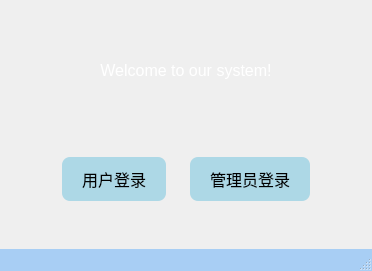
<?xml version="1.0" encoding="UTF-8"?>
<ui version="4.0">
 <class>LoginWindow</class>
 <widget class="QMainWindow" name="LoginWindow">
  <property name="geometry">
   <rect>
    <x>0</x>
    <y>0</y>
    <width>372</width>
    <height>271</height>
   </rect>
  </property>
  <property name="windowTitle">
   <string>LoginWindow</string>
  </property>
  <property name="styleSheet">
   <string notr="true">QMainWindow {
    background: qlineargradient(x1: 0, y1: 0, x2: 0, y2: 1,
                                stop: 0 #add8e6, stop: 1 #0000ff); /* 浅蓝色到深蓝色的渐变背景 */
    border-radius: 15px; /* 圆角边框 */
}

QMainWindow QMenuBar {
    background-color: rgba(0, 0, 255, 0.5); /* 半透明深蓝色背景，与浅蓝色到深蓝色的渐变相协调 */
    color: #ffffff; /* 白色文字，确保在深色背景上可读 */
    font-size: 16px; /* 字体大小 */
    padding: 10px; /* 内边距 */
    border-radius: 15px 15px 0 0; /* 与主窗口圆角相匹配，但底部为直角 */
}

QMainWindow QStatusBar {
    background-color: rgba(0, 128, 255, 0.3); /* 半透明中蓝色背景，与深蓝色渐变相协调且较菜单栏更淡一些 */
    color: #ffffff; /* 白色文字，确保在深色背景上可读 */
    font-size: 12px; /* 字体大小 */
    padding: 5px; /* 内边距 */
    border-radius: 0 0 15px 15px; /* 与主窗口圆角相匹配，但顶部为直角 */
}</string>
  </property>
  <widget class="QWidget" name="centralwidget">
   <layout class="QVBoxLayout" name="verticalLayout_2">
    <item>
     <widget class="QWidget" name="widget_2" native="true">
      <property name="styleSheet">
       <string notr="true">QLabel {
    background: qlineargradient(x1: 0, y1: 0, x2: 0, y2: 1,
                                stop: 0 #ffffff, stop: 1 #d3d3d3); /* 白色到浅灰色的渐变背景 */
    border: 1px solid #cccccc; /* 灰色边框 */
    border-radius: 5px; /* 圆角边框 */
    padding: 15px; /* 内边距 */
    font-size: 16px; /* 字体大小 */
    color: #333333; /* 深灰色文字 */
}</string>
      </property>
      <layout class="QVBoxLayout" name="verticalLayout">
       <item>
        <widget class="QLabel" name="label">
         <property name="styleSheet">
          <string notr="true">QLabel {
    background: qlineargradient(x1: 0, y1: 0, x2: 0, y2: 1,
                                stop: 0 #add8e6, stop: 1 #00008b); /* 浅蓝色到深蓝色的渐变背景 */
    border: none; /* 消除边框 */
    border-radius: 5px; /* 圆角边框 */
    padding: 15px; /* 内边距 */
    font-size: 16px; /* 字体大小 */
    color: #ffffff; /* 文字颜色改为白色以提高可读性 */
}</string>
         </property>
         <property name="text">
          <string>Welcome to our system!</string>
         </property>
         <property name="alignment">
          <set>Qt::AlignmentFlag::AlignCenter</set>
         </property>
        </widget>
       </item>
       <item>
        <widget class="QWidget" name="widget" native="true">
         <property name="styleSheet">
          <string notr="true">QLabel {
    background: qlineargradient(x1: 0, y1: 0, x2: 0, y2: 1,
                                stop: 0 #ffffff, stop: 1 #d3d3d3); /* 白色到浅灰色的渐变背景 */
    border: 1px solid #cccccc; /* 灰色边框 */
    border-radius: 5px; /* 圆角边框 */
    padding: 15px; /* 内边距 */
    font-size: 16px; /* 字体大小 */
    color: #333333; /* 深灰色文字 */
}</string>
         </property>
         <layout class="QHBoxLayout" name="horizontalLayout">
          <item>
           <spacer name="horizontalSpacer_2">
            <property name="orientation">
             <enum>Qt::Orientation::Horizontal</enum>
            </property>
            <property name="sizeHint" stdset="0">
             <size>
              <width>40</width>
              <height>20</height>
             </size>
            </property>
           </spacer>
          </item>
          <item>
           <widget class="QPushButton" name="UserLoginBtn">
            <property name="styleSheet">
             <string notr="true">QPushButton {
    background-color: #add8e6; /* 浅蓝色背景 */
    border: none; /* 无边框 */
    color: #000000; /* 黑色文字，确保在浅蓝色背景上可读 */
    padding: 10px 20px; /* 内边距 */
    text-align: center; /* 文字居中 */
    text-decoration: none; /* 无文字装饰 */
    display: inline-block; /* 行内块元素 */
    font-size: 16px; /* 字体大小 */
    margin: 4px 2px; /* 外边距 */
    cursor: pointer; /* 鼠标悬停时显示为手形 */
    border-radius: 8px; /* 圆角边框 */
    transition-duration: 0.4s; /* 过渡动画时间 */
}

QPushButton:hover {
    background-color: #87CEEB; /* 鼠标悬停时背景色变为稍深的浅蓝色 */
}

QPushButton:pressed {
    background-color: #6495ED; /* 按钮按下时背景色变为更深的浅蓝色 */
}</string>
            </property>
            <property name="text">
             <string>用户登录</string>
            </property>
           </widget>
          </item>
          <item>
           <spacer name="horizontalSpacer">
            <property name="orientation">
             <enum>Qt::Orientation::Horizontal</enum>
            </property>
            <property name="sizeHint" stdset="0">
             <size>
              <width>20</width>
              <height>5</height>
             </size>
            </property>
           </spacer>
          </item>
          <item>
           <widget class="QPushButton" name="AdminLoginBtn">
            <property name="styleSheet">
             <string notr="true">QPushButton {
    background-color: #add8e6; /* 浅蓝色背景 */
    border: none; /* 无边框 */
    color: #000000; /* 黑色文字，确保在浅蓝色背景上可读 */
    padding: 10px 20px; /* 内边距 */
    text-align: center; /* 文字居中 */
    text-decoration: none; /* 无文字装饰 */
    display: inline-block; /* 行内块元素 */
    font-size: 16px; /* 字体大小 */
    margin: 4px 2px; /* 外边距 */
    cursor: pointer; /* 鼠标悬停时显示为手形 */
    border-radius: 8px; /* 圆角边框 */
    transition-duration: 0.4s; /* 过渡动画时间 */
}

QPushButton:hover {
    background-color: #87CEEB; /* 鼠标悬停时背景色变为稍深的浅蓝色 */
}

QPushButton:pressed {
    background-color: #6495ED; /* 按钮按下时背景色变为更深的浅蓝色 */
}</string>
            </property>
            <property name="text">
             <string>管理员登录</string>
            </property>
           </widget>
          </item>
          <item>
           <spacer name="horizontalSpacer_3">
            <property name="orientation">
             <enum>Qt::Orientation::Horizontal</enum>
            </property>
            <property name="sizeHint" stdset="0">
             <size>
              <width>40</width>
              <height>20</height>
             </size>
            </property>
           </spacer>
          </item>
         </layout>
        </widget>
       </item>
      </layout>
     </widget>
    </item>
   </layout>
  </widget>
  <widget class="QStatusBar" name="statusbar"/>
 </widget>
 <resources/>
 <connections/>
</ui>
